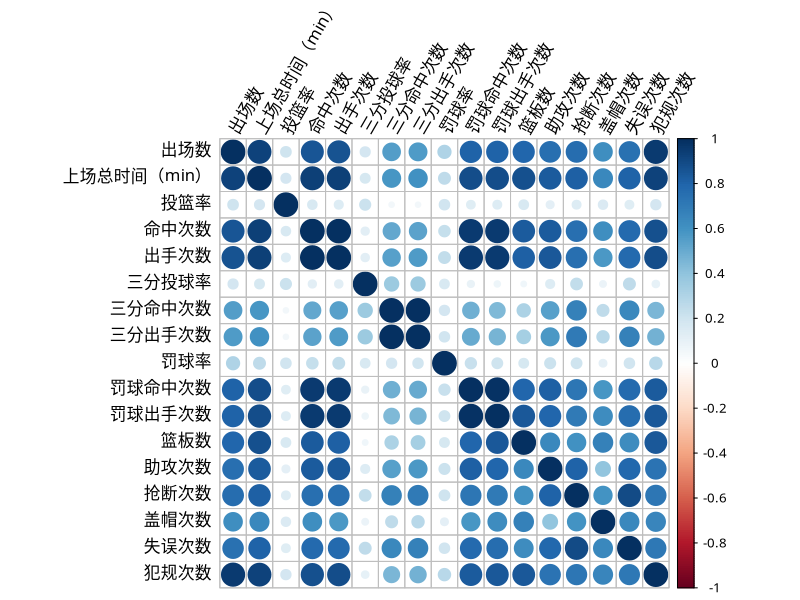
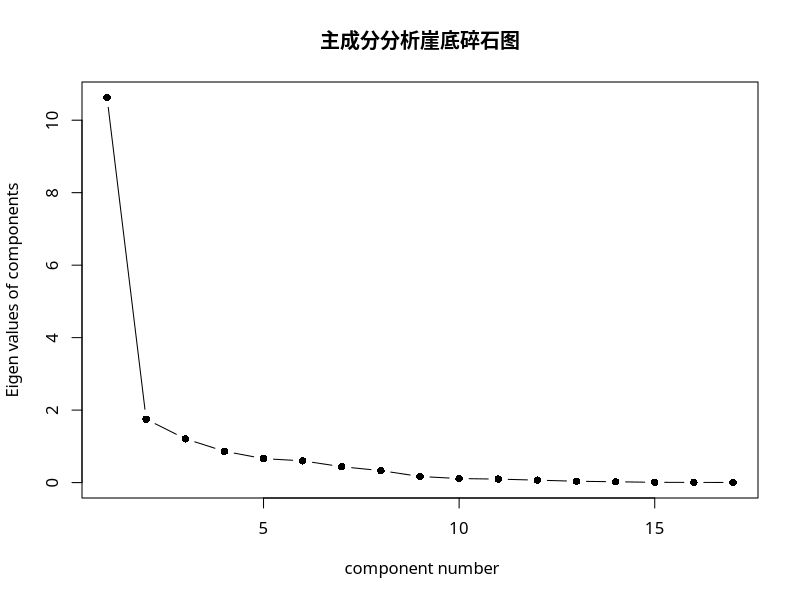
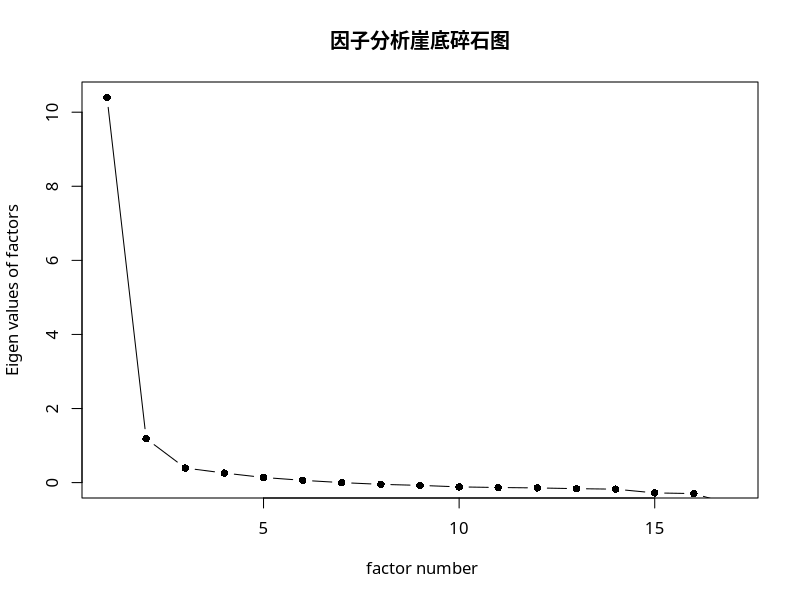
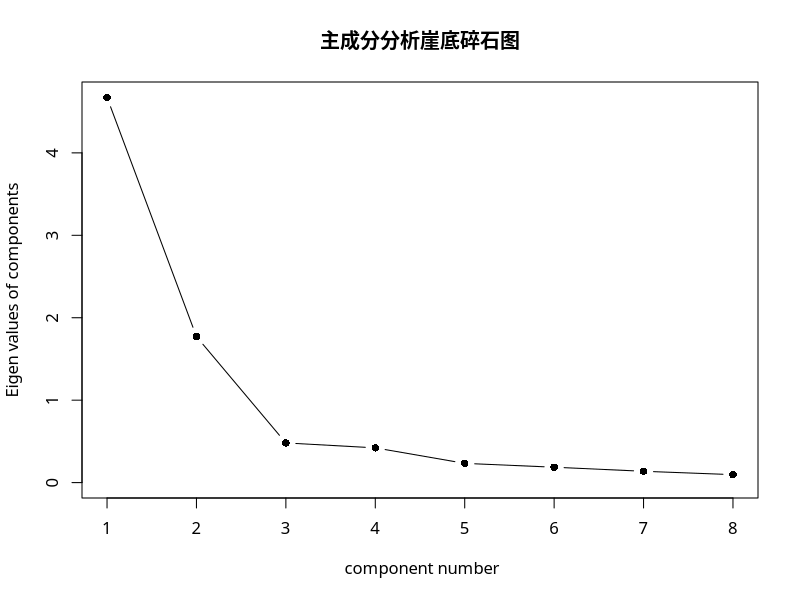
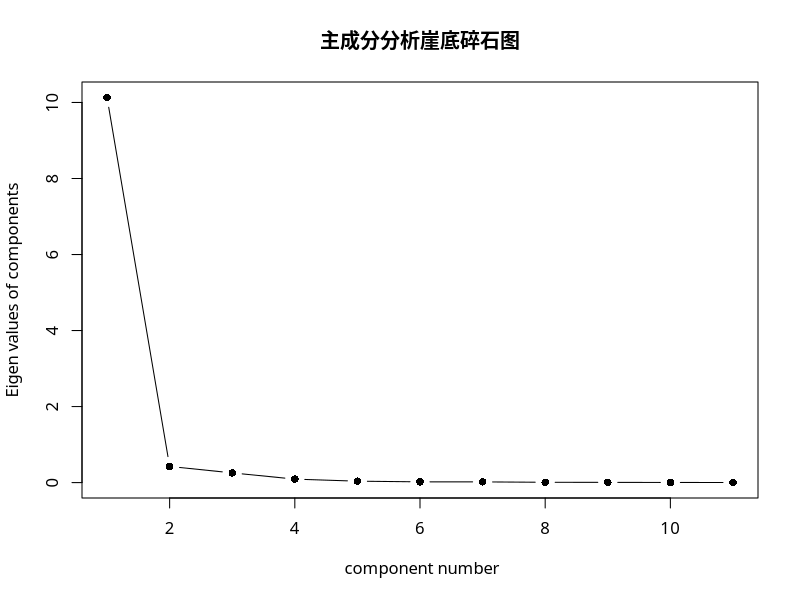
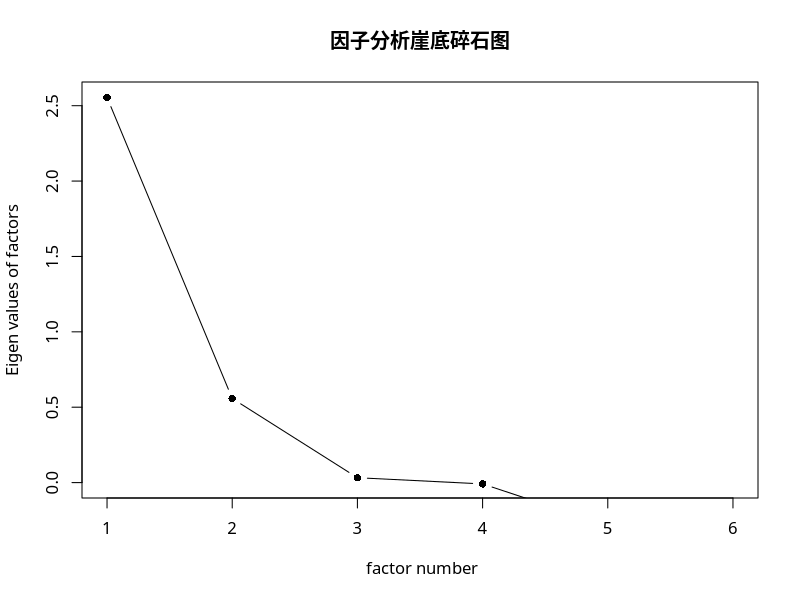

Here is the R script that generated these plots, in order:
## ---- chunk 1
knitr::opts_chunk$set(echo = TRUE, message = F, warning = F, cache = T)
## ---- chunk 2
### 数据准备 ###
# 清空工作空间
rm(list = ls())
## ---- chunk 3
library(psych)
library(readxl)
nba <- read_excel("./data/NBA.xlsx")
predictor <- nba[2:18]

## 变量间相关系数
M <- cor(predictor)
par(family='STXihei')
corrplot::corrplot(M, tl.srt = 60,tl.col = "black")
## ---- chunk 4
## 主成分分析选择因子数目
par(family='STXihei')
result1 <- scree(predictor, factors = F, pc = T,  main = "主成分分析崖底碎石图", hline = -1)
## ---- chunk 5
## 计算累计方差贡献率
cumvar <- round(cumsum(result1$pcv)/sum(result1$pcv),2)
cat('前三个主成分累计方差贡献率为：', cumvar[1:3])
## ---- chunk 6
## 提取主成分
pc <- principal(predictor, nfactors = 3)
pc
## ---- chunk 7
round(unclass(pc$weights), 2)  # 计算主成分得分系数
## ---- chunk 8
## 计算主成分得分
pc <- principal(predictor, nfactors = 3, scores = TRUE)
head(pc$scores)
## ---- chunk 9
## 因子分析
cov <- cov(nba[,2:18])
## 转换为相关系数矩阵（等价于标准化后数据的协方差矩阵）
cor <- cov2cor(cov)
## 选择因子数目
par(family='STXihei')
result2 <- scree(cor, factors = T, pc = F, main="因子分析崖底碎石图", hline = -1)
## ---- chunk 10
## 提取公共因子
fa(cor, n.obs = 2448, nfactors = 3, rotate = "none", fm = "ml")
## ---- chunk 11
## 因子旋转
fa <- fa(cor, n.obs = 2448, nfactors = 3, rotate = "varimax", fm = "ml")
fa
## ---- chunk 12
my_score <- factor.scores(nba[,2:18], fa, method="Bartlett")
head(my_score$scores)
## ---- chunk 13
round(fa$weights,2)  # 因子得分权重
## ---- chunk 14
## 3个公因子可视化因子得分
fa1 <- fa(cor, n.obs = 2448, nfactors = 3, rotate = "varimax", fm = "ml")
my_score <- factor.scores(nba[,2:18], fa1, method="Bartlett")
s <- data.frame(my_score$scores)
## ---- chunk 15
library(psych)
my_cov <- Harman23.cor$cov
## 主成分分析选择因子数目
par(family='STXihei')
hw1 <- scree(my_cov, factors = F, pc = T,  main = "主成分分析崖底碎石图", hline = -1)
## 提取主成分
pc <- principal(my_cov, nfactors = 2)
pc

## ---- chunk 16
USpredictor <- USJudgeRatings[, -1]
## 主成分分析选择因子数目
par(family='STXihei')
hw2 <- scree(USpredictor, factors = F, pc = T,  main = "主成分分析崖底碎石图", hline = -1)
## ---- chunk 17
pc2 <- principal(USpredictor, nfactors = 1, scores = T)
pc2
## ---- chunk 18
head(pc2$scores)
## ---- chunk 19
cov_hw3 <- ability.cov$cov
corr <- cov2cor(cov_hw3)
## 选择因子数目
par(family='STXihei')
result2 <- scree(corr, factors = T, pc = F, main="因子分析崖底碎石图", hline = -1)
## 提取公共因子
fa_hw2 <- fa(corr, n.obs = ability.cov$n.obs, nfactors = 2, rotate = "none", fm = "ml")
fa_hw2
## ---- chunk 20
## 因子旋转
farot_hw2 <- fa(corr, n.obs = ability.cov$n.obs, nfactors = 2, rotate = "varimax", fm = "ml")
farot_hw2
